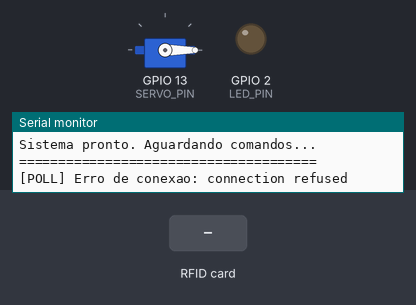
A sketch run on a simulated ESP32. On the bench: servo, output pins drawn as LEDs (lit = HIGH), the last lines printed to the serial monitor. Dashed ring = blinking. The inputs (shaded band) are chosen by the test bench. WiFi joins after 1.5 s; servers stay silent unless stated; uploads are accepted with an empty reply.

Above: at 3.9 s.
4.0 s: RFID card 56 B5 9B 21 held to the reader
At 4.17 s:
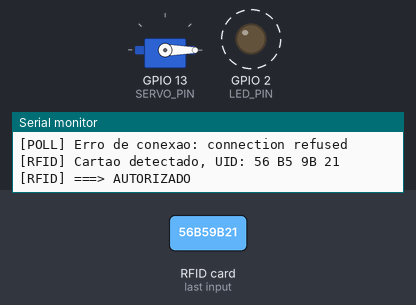
At 5.1 s:
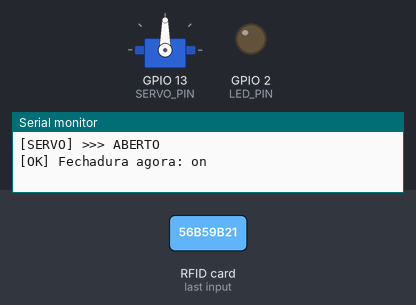
6.0 s: RFID card 5E 7A 19 C4 held to the reader
At 6.4 s:
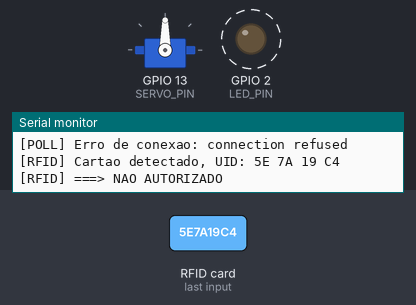
Timing chart, 0 to 9.0 s (numbered marks = the images above; inputs shaded):
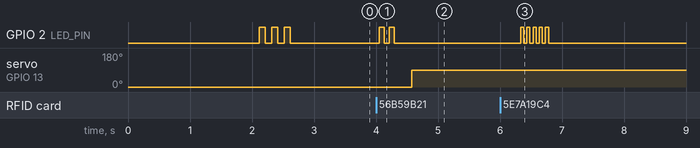

The sketch:

elock_esp32.ino
```cpp
/* ============================================================
   FIRMWARE ELOCK - ESP32 + RFID RC522 + SERVO
   ============================================================
   Projeto: TrancAi / Elock - Fechadura inteligente
   Hardware: ESP32 DevKit v1, MFRC522, micro servo (SG90/MG90S)

   COMO USAR (LEIA ANTES DE FAZER UPLOAD):
   1) Edite as constantes da secao CONFIG abaixo (4 valores).
   2) Faca upload pro ESP32.
   3) Abra o Serial Monitor a 115200 baud.
   4) Aproxime seu cartao RFID. O Serial vai imprimir o UID.
   5) Copie esse UID, cole em AUTHORIZED_UIDS, ajuste NUM_AUTHORIZED
      e faca upload de novo. Pronto.
   ============================================================ */

#include <WiFi.h>
#include <HTTPClient.h>
#include <SPI.h>
#include <MFRC522.h>
#include <ESP32Servo.h>

/* ============================================================
   >>> CONFIG - EDITE AQUI <<<
   ============================================================ */

// 1. WiFi (use o HOTSPOT do celular!)
            const char* WIFI_SSID     = "heloisa";
            const char* WIFI_PASSWORD = "Helo197820061277";

// 2. URL da API. Depois de conectar o PC no hotspot, rode `ipconfig`
//    no PowerShell e use o IP do adaptador Wi-Fi (algo tipo 172.20.10.X
//    no iPhone ou 192.168.X.X no Android). NAO use "localhost".
const char* API_BASE = "http://192.168.15.87:8000";

// 3. ID da fechadura no banco (criamos a "Fechadura Demo IoT" com id=2)
const int LOCK_ID = 2;

// 4. Token JWT do usuario ESP32 (valido por 30 dias)
const char* JWT_TOKEN = "eyJhbGciOiJIUzI1NiIsInR5cCI6IkpXVCJ9.eyJuYW1lIjoiRVNQMzIgUG9ydGEgRGVtbyIsImVtYWlsIjoiZXNwMzJAZWxvY2suY29tIiwic3ViIjoyLCJpYXQiOjE3Nzk5MDYzMDUsImV4cCI6MTc4MjQ5ODMwNX0.h9M32kmt_U8Z720485vbBRYFRGkEDA-EhytfpaZQUOE";

// 5. UIDs autorizados. Deixe a lista vazia na primeira vez para
//    descobrir o UID do seu cartao no Serial Monitor.
//    Formato: "A1 B2 C3 D4" (hex em maiusculas, separado por espaco)
const int NUM_AUTHORIZED = 1;
const char* AUTHORIZED_UIDS[] = {
    "56 B5 9B 21",   // cartao do Gabriel
    // "AB CD EF 01",
};

/* ============================================================
   PINS (so mexa se sua placa for diferente)
   ============================================================ */

// RFID RC522 (SPI)
#define RFID_SS_PIN   5    // SDA do RC522
#define RFID_RST_PIN  22   // RST do RC522
// MISO=19, MOSI=23, SCK=18 - pinos SPI padrao do ESP32

// Servo
#define SERVO_PIN     13

// LED interno do ESP32 (feedback visual)
#define LED_PIN       2

// Angulos do servo (calibre conforme seu servo + mecanismo)
#define ANGULO_FECHADO  0
#define ANGULO_ABERTO   90

// Tempo entre polls do servidor (ms)
const unsigned long INTERVALO_POLL = 2000;

/* ============================================================
   OBJETOS GLOBAIS
   ============================================================ */

MFRC522 rfid(RFID_SS_PIN, RFID_RST_PIN);
Servo servo;
String estadoAtual = "off";
unsigned long ultimoPoll = 0;

/* ============================================================
   SETUP
   ============================================================ */

void setup() {
  Serial.begin(115200);
  delay(500);
  Serial.println();
  Serial.println("======================================");
  Serial.println("   ELOCK - Fechadura Inteligente");
  Serial.println("======================================");

  pinMode(LED_PIN, OUTPUT);
  digitalWrite(LED_PIN, LOW);

  // Servo
  servo.setPeriodHertz(50);
  servo.attach(SERVO_PIN, 500, 2400);
  servo.write(ANGULO_FECHADO);
  Serial.println("[SERVO] Inicializado em 0 graus (FECHADO)");

  // RFID
  SPI.begin();
  rfid.PCD_Init();
  delay(50);
  byte versao = rfid.PCD_ReadRegister(MFRC522::VersionReg);
  Serial.print("[RFID] Versao do chip RC522: 0x");
  Serial.println(versao, HEX);
  if (versao == 0x00 || versao == 0xFF) {
    Serial.println("[RFID] *** ERRO DE FIACAO! O modulo NAO esta respondendo. ***");
    Serial.println("[RFID] Cheque: SDA->D5, SCK->D18, MOSI->D23, MISO->D19, RST->D22, 3.3V->3V3, GND->GND");
  } else {
    Serial.println("[RFID] Leitor RC522 OK - comunicacao SPI funcionando!");
  }

  // WiFi
  Serial.print("[WIFI] Conectando em \"");
  Serial.print(WIFI_SSID);
  Serial.print("\"");
  WiFi.mode(WIFI_STA);
  WiFi.begin(WIFI_SSID, WIFI_PASSWORD);
  int tentativas = 0;
  while (WiFi.status() != WL_CONNECTED && tentativas < 40) {
    delay(500);
    Serial.print(".");
    tentativas++;
  }
  if (WiFi.status() == WL_CONNECTED) {
    Serial.println(" OK");
    Serial.print("[WIFI] IP local: ");
    Serial.println(WiFi.localIP());
    Serial.print("[WIFI] RSSI: ");
    Serial.print(WiFi.RSSI());
    Serial.println(" dBm");
    piscaLED(3, 100);
  } else {
    Serial.println(" FALHOU!");
    Serial.println("[WIFI] Confira SSID e senha. Reiniciando em 5s...");
    delay(5000);
    ESP.restart();
  }

  Serial.println("======================================");
  Serial.println("Sistema pronto. Aguardando comandos...");
  Serial.println("======================================");
  Serial.println();
}

/* ============================================================
   LOOP
   ============================================================ */

void loop() {
  // 1. Le RFID continuamente
  verificarRFID();

  // 2. Polling do servidor a cada N ms
  if (millis() - ultimoPoll > INTERVALO_POLL) {
    sincronizarComServidor();
    ultimoPoll = millis();
  }

  delay(50);
}

/* ============================================================
   RFID
   ============================================================ */

void verificarRFID() {
  if (!rfid.PICC_IsNewCardPresent()) return;
  if (!rfid.PICC_ReadCardSerial()) return;

  String uid = lerUID();
  Serial.print("[RFID] Cartao detectado, UID: ");
  Serial.println(uid);

  if (estaAutorizado(uid)) {
    Serial.println("[RFID] ===> AUTORIZADO");
    piscaLED(2, 80);

    String novoEstado = (estadoAtual == "on") ? "off" : "on";
    if (atualizarServidor(novoEstado)) {
      atualizarServo(novoEstado);
      estadoAtual = novoEstado;
      Serial.print("[OK] Fechadura agora: ");
      Serial.println(novoEstado);
    } else {
      Serial.println("[ERRO] Falha ao atualizar servidor (servo nao mexeu)");
    }
  } else {
    Serial.println("[RFID] ===> NAO AUTORIZADO");
    if (NUM_AUTHORIZED == 0) {
      Serial.println("--------------------------------------");
      Serial.println("MODO DESCOBERTA ATIVO:");
      Serial.println("Copie o UID acima e cole no array");
      Serial.println("AUTHORIZED_UIDS do codigo. Depois");
      Serial.println("ajuste NUM_AUTHORIZED e re-upload.");
      Serial.println("--------------------------------------");
    }
    piscaLED(5, 50);
  }

  rfid.PICC_HaltA();
  rfid.PCD_StopCrypto1();
  delay(1500); // anti-bouncing: evita varias leituras seguidas
}

String lerUID() {
  String uid = "";
  for (byte i = 0; i < rfid.uid.size; i++) {
    if (rfid.uid.uidByte[i] < 0x10) uid += "0";
    uid += String(rfid.uid.uidByte[i], HEX);
    if (i < rfid.uid.size - 1) uid += " ";
  }
  uid.toUpperCase();
  return uid;
}

bool estaAutorizado(String uid) {
  for (int i = 0; i < NUM_AUTHORIZED; i++) {
    if (uid.equalsIgnoreCase(AUTHORIZED_UIDS[i])) return true;
  }
  return false;
}

/* ============================================================
   API HTTP - sincronizacao e comandos
   ============================================================ */

void sincronizarComServidor() {
  if (WiFi.status() != WL_CONNECTED) {
    Serial.println("[WIFI] Desconectado, tentando reconectar...");
    WiFi.reconnect();
    return;
  }

  HTTPClient http;
  String url = String(API_BASE) + "/door-locks/" + String(LOCK_ID);
  http.begin(url);
  http.addHeader("Authorization", String("Bearer ") + JWT_TOKEN);

  int code = http.GET();
  if (code == 200) {
    String body = http.getString();
    // parser simples sem ArduinoJson - basta para resposta da API
    int idx = body.indexOf("\"status\":\"");
    if (idx >= 0) {
      String statusServer = body.substring(idx + 10);
      statusServer = statusServer.substring(0, statusServer.indexOf("\""));
      if (statusServer != estadoAtual) {
        Serial.print("[POLL] Mudanca detectada no servidor: ");
        Serial.print(estadoAtual);
        Serial.print(" -> ");
        Serial.println(statusServer);
        atualizarServo(statusServer);
        estadoAtual = statusServer;
      }
    }
  } else if (code > 0) {
    Serial.print("[POLL] HTTP ");
    Serial.println(code);
  } else {
    Serial.print("[POLL] Erro de conexao: ");
    Serial.println(http.errorToString(code));
  }
  http.end();
}

bool atualizarServidor(String novoStatus) {
  if (WiFi.status() != WL_CONNECTED) return false;

  HTTPClient http;
  String url = String(API_BASE) + "/door-locks/" + String(LOCK_ID);
  http.begin(url);
  http.addHeader("Content-Type", "application/json");
  http.addHeader("Authorization", String("Bearer ") + JWT_TOKEN);

  String payload = String("{\"status\":\"") + novoStatus + "\"}";
  int code = http.PUT(payload);

  bool ok = (code == 200 || code == 201);
  Serial.print("[PUT] ");
  Serial.print(url);
  Serial.print(" payload=");
  Serial.print(payload);
  Serial.print(" -> HTTP ");
  Serial.println(code);

  http.end();
  return ok;
}

/* ============================================================
   SERVO E FEEDBACK
   ============================================================ */

void atualizarServo(String estado) {
  if (estado == "on") {
    servo.write(ANGULO_ABERTO);
    Serial.println("[SERVO] >>> ABERTO");
  } else {
    servo.write(ANGULO_FECHADO);
    Serial.println("[SERVO] >>> FECHADO");
  }
}

void piscaLED(int vezes, int intervalo_ms) {
  for (int i = 0; i < vezes; i++) {
    digitalWrite(LED_PIN, HIGH);
    delay(intervalo_ms);
    digitalWrite(LED_PIN, LOW);
    delay(intervalo_ms);
  }
}
```

Measured:
- after the input at 4.0 s, GPIO 2 (LED_PIN): alternates HIGH for 0.08 s and LOW for 0.08 s, 4 changes in all, then stays LOW, starting after 0.05 s; servo on GPIO 13 (SERVO_PIN): 0° → 90° after 0.57 s
- after the input at 6.0 s, GPIO 2 (LED_PIN): alternates HIGH for 0.05 s and LOW for 0.05 s, 10 changes in all, then stays LOW, starting after 0.33 s
